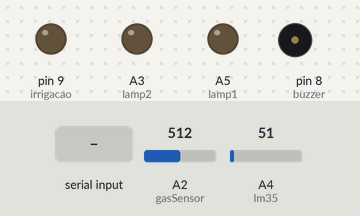
This sketch was run on a simulated Arduino Uno, built with avr-gcc and run on an emulated ATmega328P. Shown: output pins drawn as LEDs (lit = HIGH), buzzer (waves = sounding, pin HIGH). Inputs (shaded band) come from the test bench; at power-on: A2 (gasSensor) = 512, A4 (lm35) = 51. No radio packets arrive unless stated; what the sketch prints to the serial monitor is not drawn.

Above: at 1.2 s.
1.3 s: "1" received over Serial
At 1.8 s:
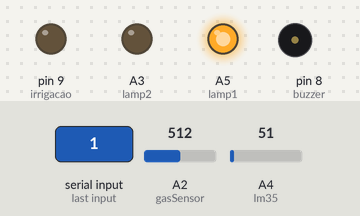
2.8 s: A2 (gasSensor) set to 787
4.3 s: A2 (gasSensor) set to 815
At 5.2 s:
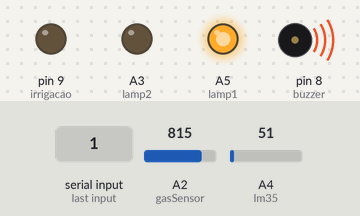
5.8 s: "2" received over Serial
At 6.4 s:
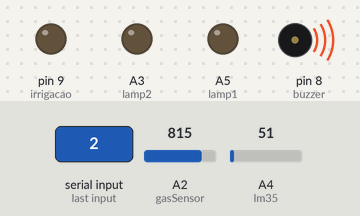
7.3 s: "4" received over Serial
At 7.6 s:
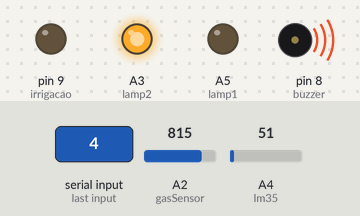
8.8 s: "8" received over Serial
At 9.6 s:
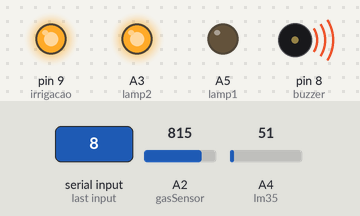
Timing chart, 0 to 11.8 s (numbered marks = the images above; inputs shaded):
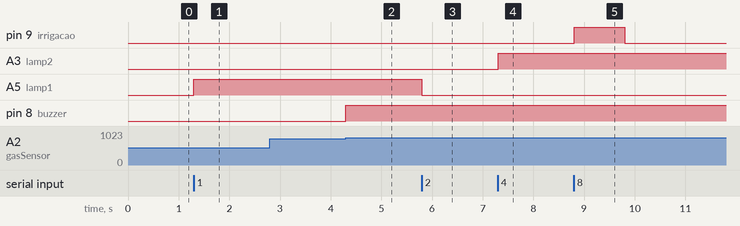

The sketch:

casaInteligenteArduino.ino
```cpp
#include <VirtualWire.h>

int ldr = A1;
int gasSensor = A2;
int lamp2 = A3;
int lm35 = A4;
int lamp1 = A5;
int val_ldr = 0;
int tempC = 0;
int mq2 = 0;
int buzzer = 8;
int irrigacao = 9;
float val_lm35 = 0;
char incomingByte;
char statusLamp1 = '0';
char statusLamp2 = '0';
char statusArQuarto = '0';
char statusIrrigar = '0';

void setup() {
  pinMode(lamp1, OUTPUT);
  pinMode(lamp2, OUTPUT);
  pinMode(buzzer, OUTPUT);
  pinMode(irrigacao, OUTPUT);

  //Initialise the IO and ISR
  vw_set_ptt_inverted(true); //Required for DR3100
  vw_setup(2000); //Bits per sec
  vw_set_tx_pin(3);

  Serial.begin(9600);
}

void loop() {
  temperatura();
  gas();
  //iluminacaoLdr();
  if (Serial.available() > 0) {
    incomingByte = Serial.read();
    switch(incomingByte){
      case '1':{digitalWrite(lamp1,HIGH);statusLamp1='1';break;}
      case '2':{digitalWrite(lamp1,LOW);statusLamp1='0';break;}
      case '3':{temperatura();break;}
      case '4':{digitalWrite(lamp2,HIGH);statusLamp2='1';break;}
      case '5':{digitalWrite(lamp2,LOW);statusLamp2='0';break;}
      case '6':{statusArQuarto='1';arCondicionado();break;}
      case '7':{statusArQuarto='0';arCondicionado();break;}
      case '8':{irrigar();break;}
      case 's':{Serial.print(statusLamp1);Serial.print(statusLamp2);Serial.print(tempC);Serial.print(statusArQuarto);Serial.print(mq2);break;}
    }
    Serial.print(statusLamp1);
    Serial.print(statusLamp2);
    Serial.print(tempC);
    Serial.print(statusArQuarto);
    Serial.print(mq2);
  }
}

void temperatura(){
  int val_lm35 = analogRead(lm35);
  float voltage = val_lm35 * 5.0/1023.0;
  tempC = voltage * 100;
}

void iluminacaoLdr(){
  val_ldr = analogRead(ldr);
  if(val_ldr < 5){
    digitalWrite(lamp2, HIGH);
    statusLamp2 = '1';
  }else{
    digitalWrite(lamp2, LOW);
    statusLamp2 = '0';
  }
}

void arCondicionado(){
  char *msg;
  if(statusArQuarto == '1'){
    char *msg = "1";
    vw_send((uint8_t *)msg, strlen(msg));
    vw_wait_tx(); // Wait until the whole message is gone
  }
  if(statusArQuarto == '0'){
    char *msg = "2";
    vw_send((uint8_t *)msg, strlen(msg));
    vw_wait_tx();
  }
}

void gas(){
  //int mq2;
  mq2 = analogRead(gasSensor);
  //Serial.println(mq2,DEC);
  //Serial.println(mq2);
  //delay(100);
  if(mq2 > 800){
    digitalWrite(buzzer,HIGH);
  }else{
    digitalWrite(buzzer,LOW);
  }
}

void irrigar(){
  digitalWrite(irrigacao,HIGH);
  delay(1000);
  digitalWrite(irrigacao,LOW);
}
```

Measured:
- the behaviour switches between 800 and 801 on A2 (gasSensor) (found by bisection; images 1 and 2)
- after the input at 1.3 s, A5 (lamp1): LOW → HIGH at once
- after the input at 2.8 s, every drawn part: stays the same
- after the input at 4.3 s, pin 8 (buzzer): LOW → HIGH at once
- after the input at 5.8 s, A5 (lamp1): HIGH → LOW at once
- after the input at 7.3 s, A3 (lamp2): LOW → HIGH at once
- after the input at 8.8 s, pin 9 (irrigacao): LOW → HIGH at once, → LOW 1.0 s later
